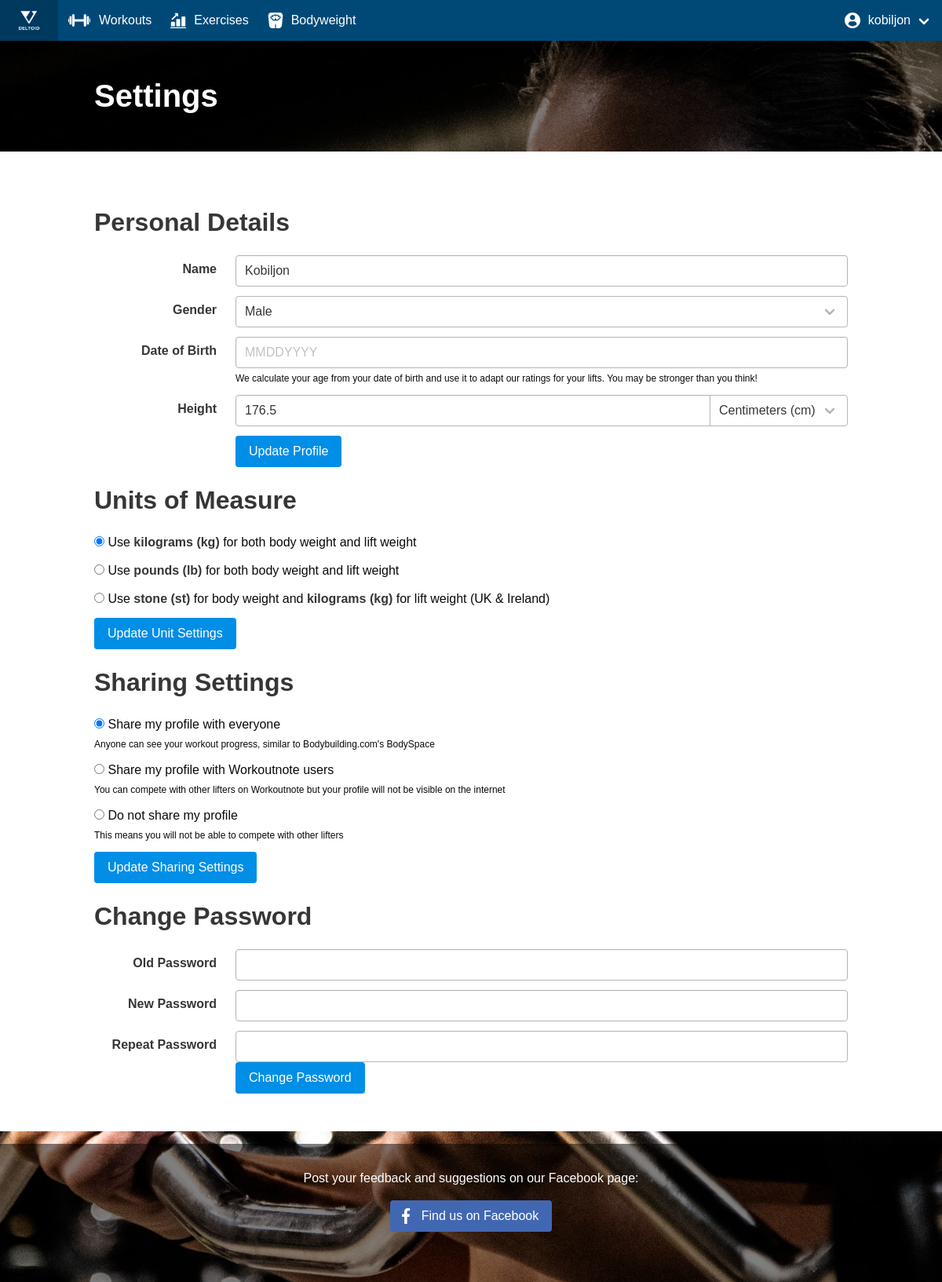
Page /settings/ (signed in) on the committed database.
### workoutnote_django/models.py (models this page shows)
class Preferences(models.Model):
    class Gender:
        MALE = "MALE"
        FEMALE = "FEMALE"
        ALL = [MALE, FEMALE]
        CHOICES = (
            (MALE, 'Male'),
            (FEMALE, 'Female')
        )
    class ProfileSharing:
        SHARED_WITH_PUBLIC = "SHARED_WITH_PUBLIC"
        SHARED_WITH_USERS = "SHARED_WITH_USERS"
        PRIVATE = "PRIVATE"
        ALL = [SHARED_WITH_PUBLIC, SHARED_WITH_USERS, PRIVATE]
        CHOICES = (
            (SHARED_WITH_PUBLIC, 'Shared with people'),
            (SHARED_WITH_USERS, 'Shared with users'),
            (PRIVATE, 'Private'),
        )
    class MeasurementUnit:
        KILOGRAMS = "KG"
        POUNDS = "LB"
        STONE = "ST"
        ALL = [KILOGRAMS, POUNDS, STONE]
        CHOICES = (
            (KILOGRAMS, 'kg'),
            (POUNDS, 'lb'),
            (STONE, 'st'),
        )
    user = models.OneToOneField(to=django_User, on_delete=models.CASCADE, primary_key=True)
    name = models.CharField(max_length=128, default=None, null=True)
    gender = models.CharField(max_length=16, default=Gender.MALE)
    date_of_birth = models.DateTimeField(default=None, null=True)
    height = models.FloatField(default=None, null=True)
    profile_sharing = models.CharField(max_length=128, default=ProfileSharing.PRIVATE, choices=ProfileSharing.CHOICES)
    unit_of_measure = models.CharField(max_length=128, default=MeasurementUnit.KILOGRAMS, choices=MeasurementUnit.CHOICES)
    def gender_str(self):
        return self.gender.__str__()
    def profile_sharing_str(self):
        return self.profile_sharing.__str__()
    def unit_of_measure_str(self):
        return self.unit_of_measure.__str__()

### workoutnote_django/views.py (the view, shortened to what this page needs)
# urls.py: path('settings/', views.handle_settings, name='settings'),
@login_required
@require_http_methods(['GET', 'POST'])
def handle_settings(request):
    preferences = models.Preferences.objects.get(user=request.user)
    return render(
        request=request,
        template_name='profile/settings.html',
        context={
            'preferences': preferences,
            'gender': models.Preferences.Gender,
            'sharing': models.Preferences.ProfileSharing,
            'unit': models.Preferences.MeasurementUnit,
        }
    )

### templates/profile/settings.html (shortened to what this page needs)
{% extends 'profile/base.html' %}
{% block content %}
    <div id="settingsPageContainer">
        <section class="hero is-primary is-translucent">
            <div class="hero-body">
                <div class="container is-max-desktop"><h1 class="title is-2 is-size-3-mobile">
                    Settings
                </h1></div>
            </div>
        </section>
        <section class="section has-background-white">
            <div class="container is-max-desktop">
                <form method="post" action="{% url 'settings' %}" class="mt-5"><h2 class="title is-3 is-size-4-mobile">Personal Details</h2>
                    <div class="field is-horizontal">
                        <div class="field-label is-normal"><label for="name" class="label">Name</label></div>
                        <div class="field-body">
                            <div class="field">
                                <div class="control"><input id="name" name="name" type="text" placeholder="Enter Your Name" minlength="3" maxlength="32" class="input" required value="{% if preferences.name is not None %}{{ preferences.name }}{% endif %}"></div>
                            </div>
                        </div>
                    </div>
                    <div class="field is-horizontal">
                        <div class="field-label is-normal"><label for="gender" class="label">Gender</label></div>
                        <div class="field-body">
                            <div class="field">
                                <div class="control">
                                    <div class="select is-fullwidth"><select id="gender" name="gender">
                                        <option value="{{ gender.MALE }}" {% if preferences.gender_str == gender.MALE %}selected{% endif %}>Male</option>
                                    </select></div>
                                </div>
                            </div>
                        </div>
                    </div>
                    <div class="field is-horizontal">
                        <div class="field-label is-normal"><label for="birthday" class="label">Date of Birth</label></div>
                        <div class="field-body">
                            <div class="field">
                                <div class="control">
                                    <div>
                                        <div class="control is-expanded"><input id="birthday" name="birthday" type="number" placeholder="MMDDYYYY" required class="input" maxlength="8" value="{% if preferences.date_of_birth is not None %}{{ preferences.date_of_birth_str }}{% endif %}"></div>
                                    </div>
                                </div>
                                <p class="help">
                                    We calculate your age from your date of birth and use it to adapt our ratings for your
                                    lifts.
                                    You may be stronger than you think!
                                </p></div>
                        </div>
                    </div>
                    <div id="heightSettings" class="field is-horizontal">
                        <div class="field-label is-normal"><label for="height" class="label">Height</label></div>
                        <div class="field-body">
                            <div class="field has-addons">
                                <div class="control is-expanded"><input type="number" id="height" name="height" min="1" max="300" step="0.5" required class="input" placeholder="e.g. 187" value="{% if preferences.height is not None %}{{ preferences.height }}{% endif %}"></div>
                                <div class="control">
                                    <div class="select"><select id="heightunit" name="heightunit">
                                        <option>Centimeters (cm)</option>
                                    </select></div>
                                </div></div>
                        </div>
                    </div>
                    <div class="field is-horizontal">
                        <div class="field-label is-normal"></div>
                        <div class="field-body">
                            <div class="field">
                                <div class="control">
                                    <button type="submit" class="button is-primary">Update Profile</button>
                                </div>
                            </div>
                        </div>
                    </div>
                </form>
                <form method="post" action="{% url 'settings' %}" class="mt-5"><h2 class="title is-3 is-size-4-mobile">Units of Measure</h2>
                    <div class="field">
                        <div>
                            <div class="field">
                                <div class="control"><label class="radio"><input type="radio" name="measurement_unit" value="{{ unit.KILOGRAMS }}" {% if preferences.unit_of_measure_str == unit.KILOGRAMS %}checked{% endif %}>
                                    Use <strong>kilograms (kg)</strong> for both body weight and lift weight
                                </label></div>
                            </div>
                            <div class="field">
                                <div class="control"><label class="radio"><input type="radio" name="measurement_unit" value="{{ unit.POUNDS }}" {% if preferences.unit_of_measure_str == unit.POUNDS %}checked{% endif %}>
                                    Use <strong>pounds (lb)</strong> for both body weight and lift weight
                                </label></div>
                            </div>
                            <div class="field">
                                <div class="control"><label class="radio"><input type="radio" name="measurement_unit" value="{{ unit.STONE }}" {% if preferences.unit_of_measure_str == unit.STONE %}checked{% endif %}>
                                    Use <strong>stone (st)</strong> for body weight and <strong>kilograms (kg)</strong> for lift
                                    weight (UK &amp; Ireland)
                                </label></div>
                            </div>
                        </div>
                    </div>
                    <div class="field">
                        <div class="control">
                            <button type="submit" class="button is-primary">Update Unit Settings</button>
                        </div>
                    </div>
                </form>
                <form method="post" action="{% url 'settings' %}" id="profileSharing" class="mt-5"><h2 class="title is-3 is-size-4-mobile">Sharing Settings</h2>
                    <div class="field">
                        <div>
                            <div class="field">
                                <div class="control"><label class="radio"><input type="radio" name="profile_sharing" value="{{ sharing.SHARED_WITH_PUBLIC }}" {% if preferences.profile_sharing_str == sharing.SHARED_WITH_PUBLIC %}checked{% endif %}>
                                    Share my profile with everyone
                                </label>
                                    <p class="help">
                                        Anyone can see your workout progress, similar to Bodybuilding.com's BodySpace
                                    </p></div>
                            </div>
                            <div class="field">
                                <div class="control"><label class="radio"><input type="radio" name="profile_sharing" value="{{ sharing.SHARED_WITH_USERS }}" >
                                    Share my profile with Workoutnote users
                                </label>
                                    <p class="help">
                                        You can compete with other lifters on Workoutnote but your profile
                                        will not be visible on the internet
                                    </p></div>
                            </div>
                            <div class="field">
                                <div class="control"><label class="radio"><input type="radio" name="profile_sharing" value="{{ sharing.PRIVATE }}" {% if preferences.profile_sharing_str == sharing.PRIVATE %}checked{% endif %}>
                                    Do not share my profile
                                </label>
                                    <p class="help">
                                        This means you will not be able to compete with other lifters
                                    </p></div>
                            </div>
                        </div>
                    </div>
                    <div class="field">
                        <div class="control">
                            <button type="submit" class="button is-primary">Update Sharing Settings</button>
                        </div>
                    </div>
                </form>
                <form method="post" action="{% url 'settings' %}" class="mt-5"><h2 class="title is-3 is-size-4-mobile">Change Password</h2>
                    <div>
                        <div class="field is-horizontal">
                            <div class="field-label is-normal"><label for="oldPassword" class="label">Old Password</label></div>
                            <div class="field-body">
                                <div class="field">
                                    <div class="control"><input name="oldpassword" id="oldPassword" type="password" required="required" class="input"></div>
                                </div>
                            </div>
                        </div>
                        <div class="field is-horizontal">
                            <div class="field-label is-normal"><label for="newPassword" class="label">New Password</label></div>
                            <div class="field-body">
                                <div class="field">
                                    <div class="control"><input name="newpassword" id="newPassword" type="password" required="required" class="input"></div>
                                </div>
                            </div>
                        </div>
                        <div class="field is-horizontal">
                            <div class="field-label is-normal"><label for="repeatPassword" class="label">Repeat Password</label></div>
                            <div class="field-body">
                                <div class="field">
                                    <div class="control"><input name="repeatpassword" id="repeatPassword" type="password" required="required" class="input"></div>
                                </div>
                            </div>
                        </div>
                    </div>
                    <div class="field is-horizontal">
                        <div class="field-label is-normal"></div>
                        <div class="field-body">
                            <div class="field">
                                <div class="control">
                                    <button type="submit" class="button is-primary">Change Password</button>
                                </div>
                            </div>
                        </div>
                    </div>
                </form>
            </div>
        </section>
    </div>
{% endblock %}

### rows in the picture
Preferences: name "Kobiljon", gender "Male", height "176.5", unit_of_measure "☑ Use kilograms (kg) for both bo", unit_of_measure "☐ Use pounds (lb) for both body", unit_of_measure "☐ Use stone (st) for body weight", profile_sharing "☑ Share my profile with everyone", profile_sharing "☐ Share my profile with Workoutn", profile_sharing "☐ Do not share my profile"
